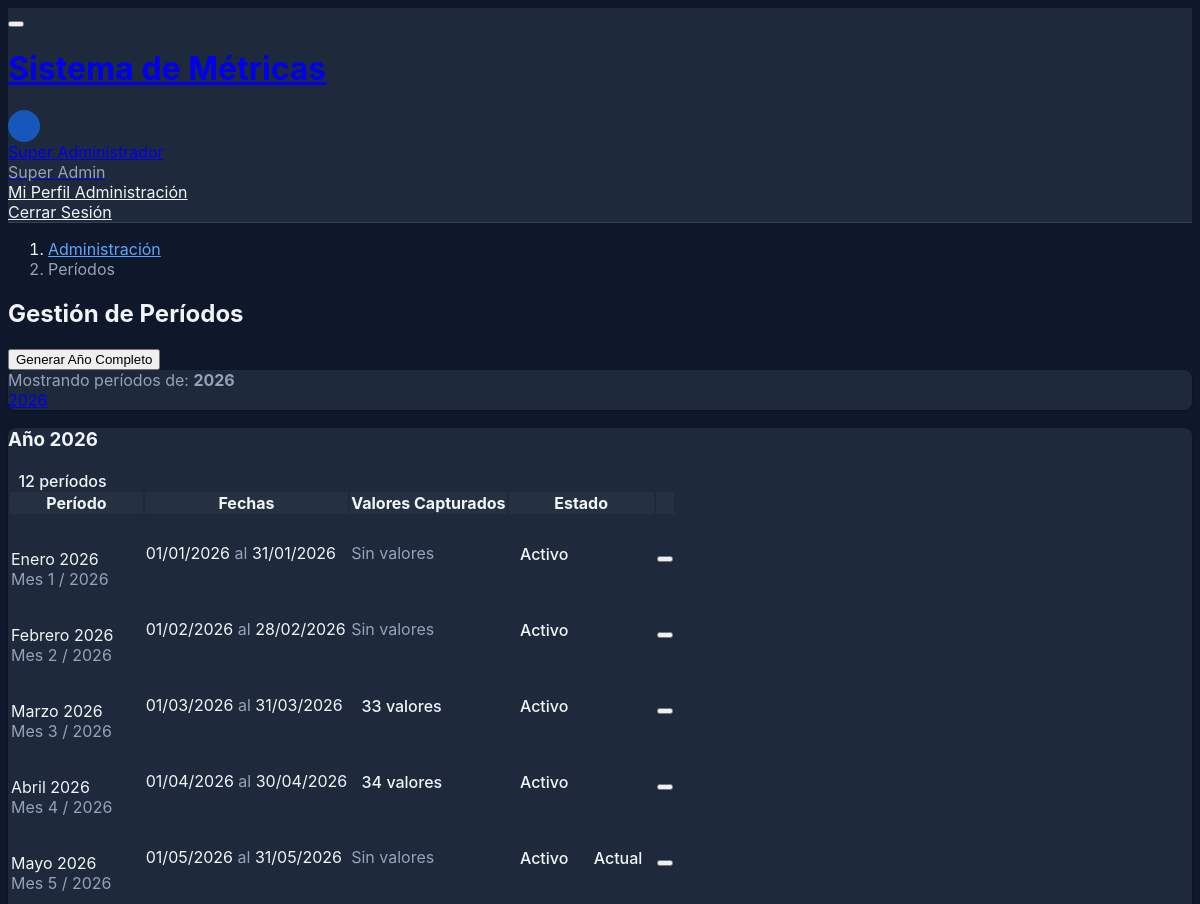
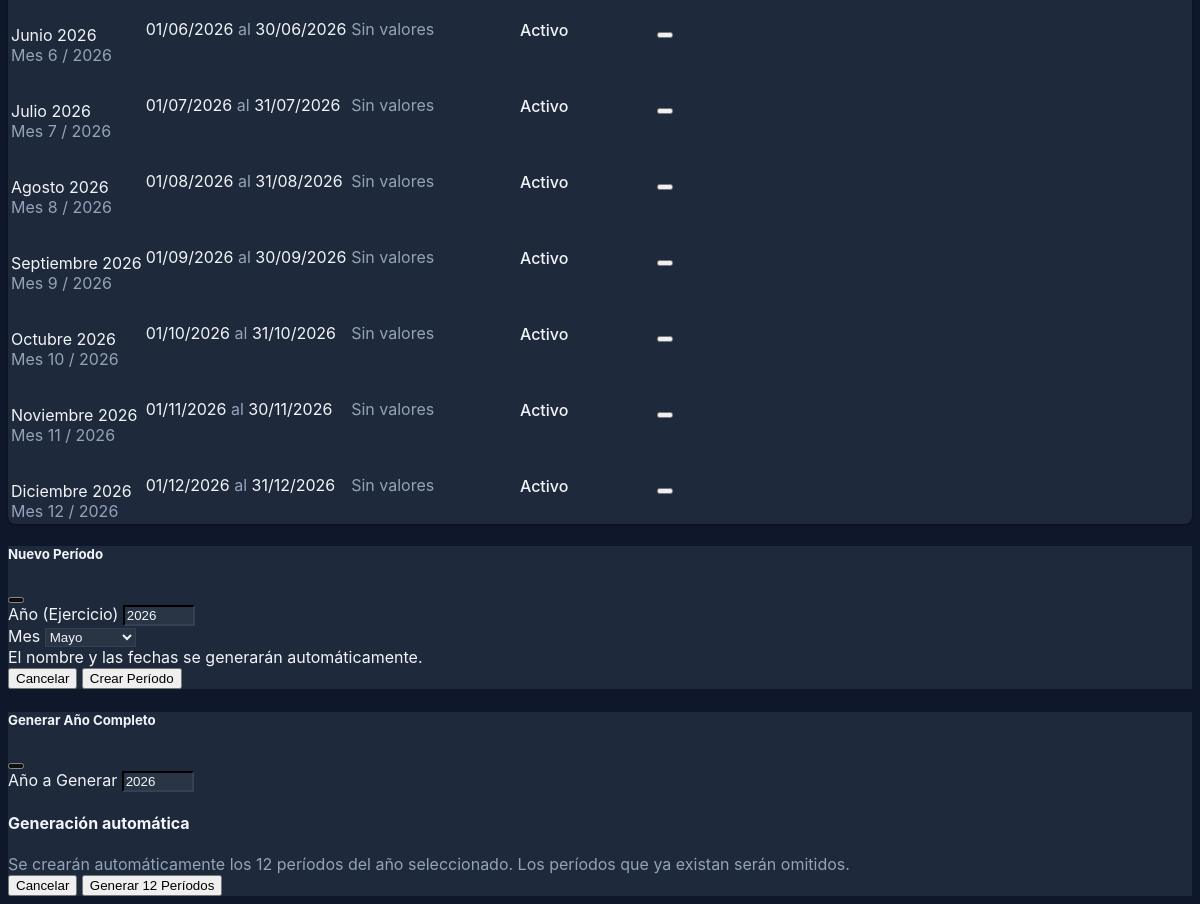
Screenshot of /admin/periodos.php (signed in) with the database file from the repository (2 pictures, top to bottom).
### tables this page shows
CREATE TABLE `periodos` (
  `id` int NOT NULL AUTO_INCREMENT,
  `ejercicio` int NOT NULL,
  `periodo` int NOT NULL,
  `nombre` varchar(50) NOT NULL,
  `fecha_inicio` date DEFAULT NULL,
  `fecha_fin` date DEFAULT NULL,
  `activo` tinyint(1) DEFAULT '1',
  `created_at` timestamp NOT NULL DEFAULT CURRENT_TIMESTAMP,
  PRIMARY KEY (`id`),
  UNIQUE KEY `uk_ejercicio_periodo` (`ejercicio`,`periodo`),
  KEY `idx_activo` (`activo`),
  KEY `idx_ejercicio` (`ejercicio`)
);

### includes/functions.php (called while the page is built, shortened)
<?php
if (!function_exists('e')) {
    function e($string) {
        return htmlspecialchars($string, ENT_QUOTES, 'UTF-8');
    }
}
if (!function_exists('baseUrl')) {
    function baseUrl($path = '') {
        return BASE_URL . $path;
    }
}
?>

### src/Models/Model.php (called while the page is built, shortened)
<?php
class Model {
    public function __construct() {
        $this->db = $this->getConnection();
    }
    private function getConnection() {
        static $db = null;
        if ($db === null) {
            $dsn = "mysql:host=" . DB_HOST . ";dbname=" . DB_NAME . ";charset=" . DB_CHARSET;
            $options = [
                PDO::ATTR_ERRMODE => PDO::ERRMODE_EXCEPTION,
                PDO::ATTR_DEFAULT_FETCH_MODE => PDO::FETCH_ASSOC,
                PDO::ATTR_EMULATE_PREPARES => false
            ];
            try {
                $db = new PDO($dsn, DB_USER, DB_PASS, $options);
            } catch (PDOException $e) {
                die('Error de conexión a la base de datos: ' . $e->getMessage());
            }
        }
        return $db;
    }
}

### src/Models/Periodo.php (called while the page is built, shortened)
<?php
class Periodo extends Model {
    protected $table = 'periodos';
    public function getAllWithStats() {
        $stmt = $this->db->query("
            SELECT p.*,
                   COUNT(DISTINCT vm.id) as total_valores,
                   CASE WHEN CURDATE() BETWEEN p.fecha_inicio AND p.fecha_fin THEN 1 ELSE 0 END as es_actual
            FROM {$this->table} p
            LEFT JOIN valores_metricas vm ON p.id = vm.periodo_id
            GROUP BY p.id
            ORDER BY p.ejercicio DESC, p.periodo DESC
        ");
        return $stmt->fetchAll();
    }
}

### public/admin/periodos.php (the view, shortened to what this page needs)
<?php
$periodoModel = new Periodo();
$periodos = $periodoModel->getAllWithStats();
$periodos_por_anio = [];
foreach ($periodos as $periodo) {
    $periodos_por_anio[$periodo['ejercicio']][] = $periodo;
}
krsort($periodos_por_anio);
$anios_disponibles = array_keys($periodos_por_anio);
$anio_seleccionado = isset($_GET['anio']) ? (int)$_GET['anio'] : (int)date('Y');
if (isset($periodos_por_anio[$anio_seleccionado])) {
    $periodos_mostrar = [$anio_seleccionado => $periodos_por_anio[$anio_seleccionado]];
} else {
    $periodos_mostrar = [];
}
require_once __DIR__ . '/../../views/layouts/header.php';
?>
<div class="page-wrapper">
    <div class="page-body">
        <div class="container-xl">
            <div class="page-header mb-4">
                <div class="row align-items-center">
                    <div class="col">
                        <nav aria-label="breadcrumb">
                            <ol class="breadcrumb">
                                <li class="breadcrumb-item"><a href="<?php echo baseUrl('/admin/index.php'); ?>">Administración</a></li>
                                <li class="breadcrumb-item active">Períodos</li>
                            </ol>
                        </nav>
                        <h2 class="page-title">
                            Gestión de Períodos
                        </h2>
                    </div>
                    <div class="col-auto">
                        <button type="button" class="btn btn-primary" data-bs-toggle="modal" data-bs-target="#modalGenerarAnio">
                            Generar Año Completo
                        </button>
                    </div>
                </div>
            </div>
            <?php if (!empty($anios_disponibles)): ?>
            <div class="card mb-3">
                <div class="card-body py-2">
                    <div class="d-flex justify-content-between align-items-center">
                        <div class="text-muted">
                            Mostrando períodos de: <strong><?php echo $anio_seleccionado; ?></strong>
                        </div>
                        <div class="btn-group" role="group">
                            <?php foreach ($anios_disponibles as $anio): ?>
                            <a href="?anio=<?php echo $anio; ?>"
                               class="btn btn-sm <?php echo $anio === $anio_seleccionado ? 'btn-primary' : 'btn-outline-primary'; ?>">
                                <?php echo $anio; ?>
                            </a>
                            <?php endforeach; ?>
                        </div>
                    </div>
                </div>
            </div>
            <?php endif; ?>
            <?php if (empty($periodos_por_anio)): ?>
                <div class="empty text-center py-5">
                    <div class="empty-icon mb-3">
                        <i class="ti ti-calendar" style="font-size: 4rem; color: #94a3b8;"></i>
                    </div>
                    <h2>No hay períodos configurados</h2>
                    <p class="text-muted">Los períodos son necesarios para capturar valores de métricas.</p>
                    <div class="empty-action">
                        <button type="button" class="btn btn-primary" data-bs-toggle="modal" data-bs-target="#modalGenerarAnio">
                            <i class="ti ti-calendar-plus me-1"></i>
                            Generar Año Completo
                        </button>
                    </div>
                </div>
            <?php else: ?>
                <?php foreach ($periodos_mostrar as $anio => $periodos_anio): ?>
                <div class="card mb-3">
                    <div class="card-header">
                        <h3 class="card-title">
                            Año <?php echo $anio; ?>
                        </h3>
                        <div class="card-actions">
                            <span class="badge bg-blue-lt">
                                <?php echo count($periodos_anio); ?> períodos
                            </span>
                        </div>
                    </div>
                    <div class="card-body p-0">
                        <div class="table-responsive">
                            <table class="table table-vcenter card-table">
                                <thead>
                                    <tr>
                                        <th>Período</th>
                                        <th>Fechas</th>
                                        <th>Valores Capturados</th>
                                        <th>Estado</th>
                                        <th class="w-1"></th>
                                    </tr>
                                </thead>
                                <tbody>
                                    <?php foreach ($periodos_anio as $periodo): ?>
                                    <tr class="<?php echo !$periodo['activo'] ? 'opacity-50' : ''; ?>">
                                        <td>
                                            <div class="d-flex align-items-center">
                                                <span class="avatar avatar-sm me-2 <?php echo $periodo['es_actual'] ? 'bg-blue' : 'bg-azure-lt'; ?>">
                                                </span>
                                                <div>
                                                    <div class="fw-bold"><?php echo e($periodo['nombre']); ?></div>
                                                    <div class="text-muted small">
                                                        Mes <?php echo $periodo['periodo']; ?> / <?php echo $periodo['ejercicio']; ?>
                                                    </div>
                                                </div>
                                            </div>
                                        </td>
                                        <td>
                                            <div class="small">
                                                <?php echo date('d/m/Y', strtotime($periodo['fecha_inicio'])); ?>
                                                <span class="text-muted">al</span>
                                                <?php echo date('d/m/Y', strtotime($periodo['fecha_fin'])); ?>
                                            </div>
                                        </td>
                                        <td>
                                            <?php if ($periodo['total_valores'] > 0): ?>
                                                <span class="badge bg-green-lt">
                                                    <?php echo $periodo['total_valores']; ?> valores
                                                </span>
                                            <?php else: ?>
                                                <span class="text-muted">Sin valores</span>
                                            <?php endif; ?>
                                        </td>
                                        <td>
                                            <?php if ($periodo['activo']): ?>
                                                <span class="badge bg-success">Activo</span>
                                            <?php else: ?>
                                                <span class="badge bg-secondary">Inactivo</span>
                                            <?php endif; ?>
                                            <?php if ($periodo['es_actual']): ?>
                                                <span class="badge bg-blue ms-1">Actual</span>
                                            <?php endif; ?>
                                        </td>
                                        <td>
                                            <form method="POST" class="d-inline">
                                                <button type="submit" class="btn btn-sm btn-icon btn-ghost-<?php echo $periodo['activo'] ? 'warning' : 'success'; ?>"
                                                        title="<?php echo $periodo['activo'] ? 'Desactivar' : 'Activar'; ?>">
                                                </button>
                                            </form>
                                        </td>
                                    </tr>
                                    <?php endforeach; ?>
                                </tbody>
                            </table>
                        </div>
                    </div>
                </div>
                <?php endforeach; ?>
            <?php endif; ?>
        </div>
    </div>
</div>
<div class="modal modal-blur fade" id="modalPeriodo" tabindex="-1">
    <div class="modal-dialog modal-dialog-centered">
        <div class="modal-content">
            <form method="POST">
                <div class="modal-header">
                    <h5 class="modal-title">Nuevo Período</h5>
                    <button type="button" class="btn-close" data-bs-dismiss="modal"></button>
                </div>
                <div class="modal-body">
                    <div class="mb-3">
                        <label class="form-label required">Año (Ejercicio)</label>
                        <input type="number" name="ejercicio" class="form-control"
                               value="<?php echo date('Y'); ?>" required min="2020" max="2099">
                    </div>
                    <div class="mb-3">
                        <label class="form-label required">Mes</label>
                        <select name="periodo" class="form-select" required>
                            <?php
                            $meses = [
                                1 => 'Enero', 2 => 'Febrero', 3 => 'Marzo', 4 => 'Abril',
                                5 => 'Mayo', 6 => 'Junio', 7 => 'Julio', 8 => 'Agosto',
                                9 => 'Septiembre', 10 => 'Octubre', 11 => 'Noviembre', 12 => 'Diciembre'
                            ];
                            $mes_actual = (int)date('n');
                            foreach ($meses as $num => $nombre):
                            ?>
                            <option value="<?php echo $num; ?>" <?php echo $num == $mes_actual ? 'selected' : ''; ?>>
                                <?php echo $nombre; ?>
                            </option>
                            <?php endforeach; ?>
                        </select>
                    </div>
                    <div class="alert alert-info mb-0">
                        El nombre y las fechas se generarán automáticamente.
                    </div>
                </div>
                <div class="modal-footer">
                    <button type="button" class="btn" data-bs-dismiss="modal">Cancelar</button>
                    <button type="submit" class="btn btn-primary">
                        Crear Período
                    </button>
                </div>
            </form>
        </div>
    </div>
</div>
<div class="modal modal-blur fade" id="modalGenerarAnio" tabindex="-1">
    <div class="modal-dialog modal-dialog-centered">
        <div class="modal-content">
            <form method="POST">
                <div class="modal-header">
                    <h5 class="modal-title">Generar Año Completo</h5>
                    <button type="button" class="btn-close" data-bs-dismiss="modal"></button>
                </div>
                <div class="modal-body">
                    <div class="mb-3">
                        <label class="form-label required">Año a Generar</label>
                        <input type="number" name="generar_ejercicio" class="form-control"
                               value="<?php echo date('Y'); ?>" required min="2020" max="2099">
                    </div>
                    <div class="alert alert-blue">
                        <div class="d-flex">
                            <div>
                                <h4 class="alert-title">Generación automática</h4>
                                <div class="text-muted">
                                    Se crearán automáticamente los 12 períodos del año seleccionado.
                                    Los períodos que ya existan serán omitidos.
                                </div>
                            </div>
                        </div>
                    </div>
                </div>
                <div class="modal-footer">
                    <button type="button" class="btn" data-bs-dismiss="modal">Cancelar</button>
                    <button type="submit" class="btn btn-primary">
                        Generar 12 Períodos
                    </button>
                </div>
            </form>
        </div>
    </div>
</div>
<?php require_once __DIR__ . '/../../views/layouts/footer.php'; ?>

### rows the page displays
periodos: nombre "Enero 2026", periodo "1", ejercicio "2026", fecha_inicio "01/01/2026", fecha_fin "31/01/2026", shows "Sin valores", activo "Activo"
periodos: nombre "Febrero 2026", periodo "2", ejercicio "2026", fecha_inicio "01/02/2026", fecha_fin "28/02/2026", shows "Sin valores", activo "Activo"
periodos: nombre "Marzo 2026", periodo "3", ejercicio "2026", fecha_inicio "01/03/2026", fecha_fin "31/03/2026", total_valores "33", activo "Activo"
periodos: nombre "Abril 2026", periodo "4", ejercicio "2026", fecha_inicio "01/04/2026", fecha_fin "30/04/2026", total_valores "34", activo "Activo"
periodos: nombre "Mayo 2026", periodo "5", ejercicio "2026", fecha_inicio "01/05/2026", fecha_fin "31/05/2026", shows "Sin valores", activo "Activo", shows "Actual"
periodos: nombre "Junio 2026", periodo "6", ejercicio "2026", fecha_inicio "01/06/2026", fecha_fin "30/06/2026", shows "Sin valores", activo "Activo"
periodos: nombre "Julio 2026", periodo "7", ejercicio "2026", fecha_inicio "01/07/2026", fecha_fin "31/07/2026", shows "Sin valores", activo "Activo"
periodos: nombre "Agosto 2026", periodo "8", ejercicio "2026", fecha_inicio "01/08/2026", fecha_fin "31/08/2026", shows "Sin valores", activo "Activo"
periodos: nombre "Septiembre 2026", periodo "9", ejercicio "2026", fecha_inicio "01/09/2026", fecha_fin "30/09/2026", shows "Sin valores", activo "Activo"
periodos: nombre "Octubre 2026", periodo "10", ejercicio "2026", fecha_inicio "01/10/2026", fecha_fin "31/10/2026", shows "Sin valores", activo "Activo"
periodos: nombre "Noviembre 2026", periodo "11", ejercicio "2026", fecha_inicio "01/11/2026", fecha_fin "30/11/2026", shows "Sin valores", activo "Activo"
periodos: nombre "Diciembre 2026", periodo "12", ejercicio "2026", fecha_inicio "01/12/2026", fecha_fin "31/12/2026", shows "Sin valores", activo "Activo"

### other values shown
$user['nombre'] "Super Administrador"
$roles[$user['rol']] "Super Admin"
$anio_seleccionado "2026"
$anio "2026"
count($periodos_anio) "12"
form field periodo "Mayo"
